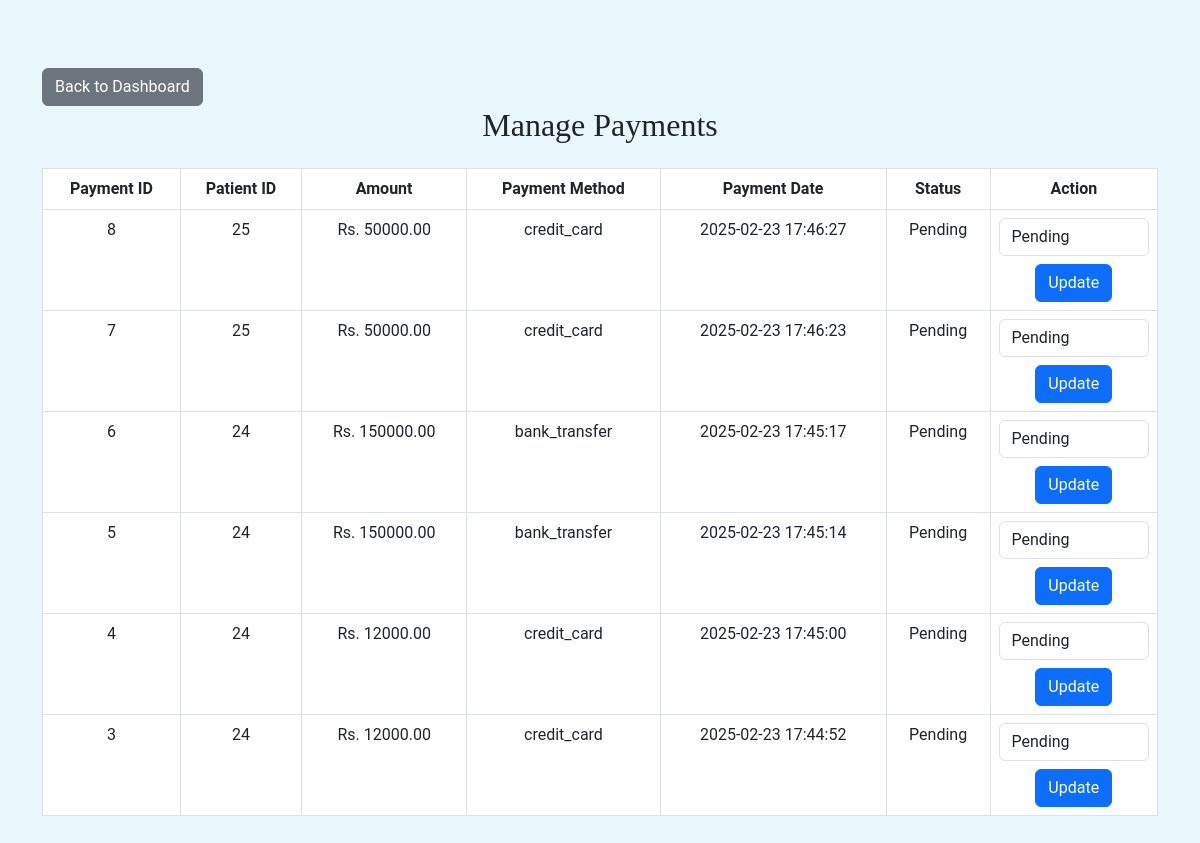
The app's page /manage_payments.php (signed in) with its own data.
### tables this page shows
CREATE TABLE `payments` (
  `payment_id` int(11) NOT NULL,
  `id` int(11) DEFAULT NULL,
  `amount` decimal(10,2) DEFAULT NULL,
  `payment_method` varchar(50) DEFAULT NULL,
  `payment_date` timestamp NOT NULL DEFAULT current_timestamp(),
  `status` varchar(20) DEFAULT 'Pending'
);

### manage_payments.php (the view, shortened to what this page needs)
<?php
include('db_config.php');
$payment_sql = "SELECT * FROM payments ORDER BY payment_date DESC";
$payment_result = $conn->query($payment_sql);
?>
<!DOCTYPE html>
<html lang="en">
<head>
    <link rel="stylesheet" href="css/styles.css">
    <link href="https://cdn.jsdelivr.net/npm/bootstrap@5.3.0-alpha1/dist/css/bootstrap.min.css" rel="stylesheet">
</head>
<body>
    <div class="container my-5">
        <a href="admin_dashboard.php" class="btn btn-secondary btn-back">Back to Dashboard</a>
        <h2 class="text-center mb-4">Manage Payments</h2>
        <table class="table table-bordered">
            <thead>
                <tr>
                    <th>Payment ID</th>
                    <th>Patient ID</th>
                    <th>Amount</th>
                    <th>Payment Method</th>
                    <th>Payment Date</th>
                    <th>Status</th>
                    <th>Action</th>
                </tr>
            </thead>
            <tbody>
                <?php
                if ($payment_result->num_rows > 0) {
                    while ($row = $payment_result->fetch_assoc()) {
                        echo "<tr>
                                <td>" . $row['payment_id'] . "</td>
                                <td>" . $row['id'] . "</td>
                                <td>Rs. " . $row['amount'] . "</td>
                                <td>" . $row['payment_method'] . "</td>
                                <td>" . $row['payment_date'] . "</td>
                                <td>" . $row['status'] . "</td>
                                <td>
                                    <form method='POST' action='manage_payments.php'>
                                        <input type='hidden' name='payment_id' value='" . $row['payment_id'] . "'>
                                        <select name='payment_status' class='form-control'>
                                            <option value='Pending' " . ($row['status'] == 'Pending' ? 'selected' : '') . ">Pending</option>
                                            <option value='Completed' " . ($row['status'] == 'Completed' ? 'selected' : '') . ">Completed</option>
                                            <option value='Failed' " . ($row['status'] == 'Failed' ? 'selected' : '') . ">Failed</option>
                                        </select>
                                        <button type='submit' name='update_payment_status' class='btn btn-primary mt-2'>Update</button>
                                    </form>
                                </td>
                              </tr>";
                    }
                } else {
                    echo "<tr><td colspan='7' class='text-center'>No payments found.</td></tr>";
                }
                ?>
            </tbody>
        </table>
    </div>
</body>
</html>

### css/styles.css (style rules this page uses)
body { padding-top: 0; font-family: 'Roboto', sans-serif; color: #333; }
h1, h2, h3, h4, h5, h6 { font-family: 'Merriweather', serif; }

### manage_payments.php (style rules this page uses)
body { background-color: #e9f7fc; font-family: 'Roboto', sans-serif; }
.container { margin-top: 50px; }
.table th, .table td { text-align: center; background-color:#ffff; }
.btn-back { margin-top: 20px; }

### records on screen
payments: payment_id "8", id "25", amount "50000.00", payment_method "credit_card", payment_date "2025-02-23 17:46:27", status "Pending", payment_status "Pending"
payments: payment_id "7", id "25", amount "50000.00", payment_method "credit_card", payment_date "2025-02-23 17:46:23", status "Pending", payment_status "Pending"
payments: payment_id "6", id "24", amount "150000.00", payment_method "bank_transfer", payment_date "2025-02-23 17:45:17", status "Pending", payment_status "Pending"
payments: payment_id "5", id "24", amount "150000.00", payment_method "bank_transfer", payment_date "2025-02-23 17:45:14", status "Pending", payment_status "Pending"
payments: payment_id "4", id "24", amount "12000.00", payment_method "credit_card", payment_date "2025-02-23 17:45:00", status "Pending", payment_status "Pending"
payments: payment_id "3", id "24", amount "12000.00", payment_method "credit_card", payment_date "2025-02-23 17:44:52", status "Pending", payment_status "Pending"
